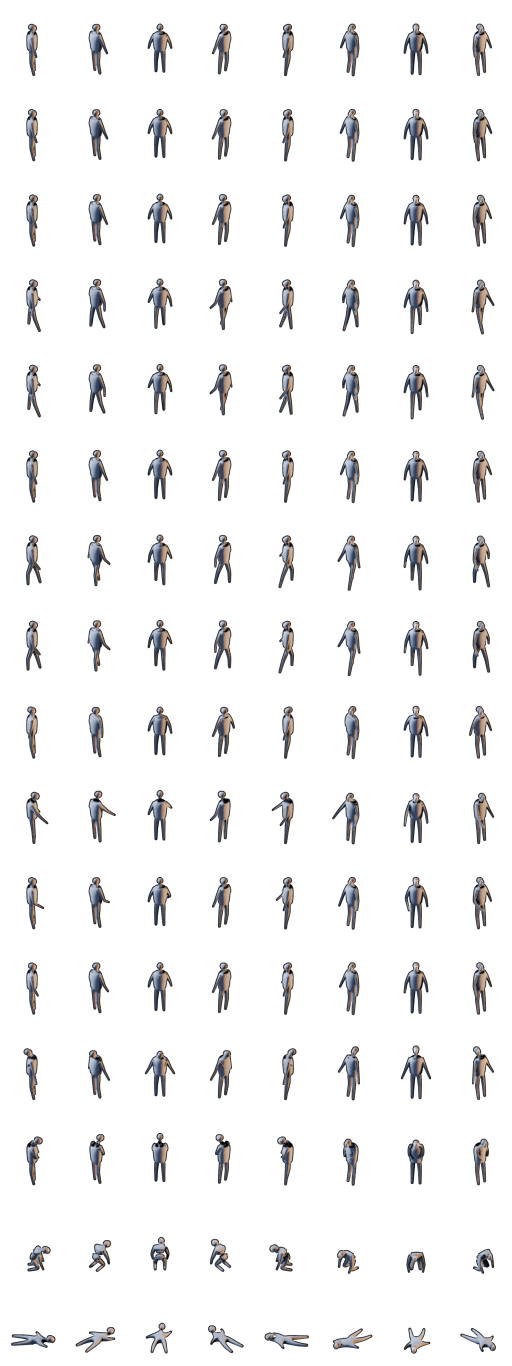
#> input picture assets/visual/atlases/civilian_diffuse.png, 1536 x 4096 px (shown at 1/3 size); its folder holds only this picture in this run
$ python render_visual_contact_sheet.py
#> lines starting #> are read from the running program, lines starting #| are printed output that depends on the picture
#> in contact_sheet, diff is the input picture: shape (4096, 1536, 4); mean R, G, B, A 17, 16.4, 16.8, 22.4
#!/usr/bin/env python3
"""render_visual_contact_sheet.py — human-review evidence from shipped atlases.

For each archetype it writes, under docs/evidence/visual_revamp/:

    {arche}_contact.png   the full 8x16 diffuse grid composited over the game's
                          night palette, so silhouette / direction / pose read
                          can be judged at game tone (not over white).
    {arche}_relight.png   a lighting-response panel: representative cells re-lit
                          from several directions using the baked normal map, to
                          prove the normals drive Godot's dynamic 2D lights
                          correctly (no inverted/flat lobes).

Pure PIL/numpy.  Run:
    python tools/visual/render_visual_contact_sheet.py --archetypes hero
"""
from __future__ import annotations
import argparse
from pathlib import Path

import numpy as np
from PIL import Image, ImageDraw

REPO = Path(__file__).resolve().parents[2]
ATLAS_DIR = REPO / "assets" / "visual" / "atlases"
OUT_DIR = REPO / "docs" / "evidence" / "visual_revamp"

COLS, ROWS = 8, 16
CELL_W, CELL_H = 192, 256
DIR_LABELS = ["E","SE","S","SW","W","NW","N","NE"]
ROW_LABELS = ["idleA","idleB","walk0","walk1","walk2","walk3","walk4","walk5",
              "antic","strike","follow","recover","hit","feed","downed","corpse"]
NIGHT_BG = (14, 16, 24)


def composite_night(rgba: np.ndarray, bg) -> np.ndarray:
#> called with bg = (14, 16, 24)
    a = rgba[..., 3:4].astype(np.float32)/255.0
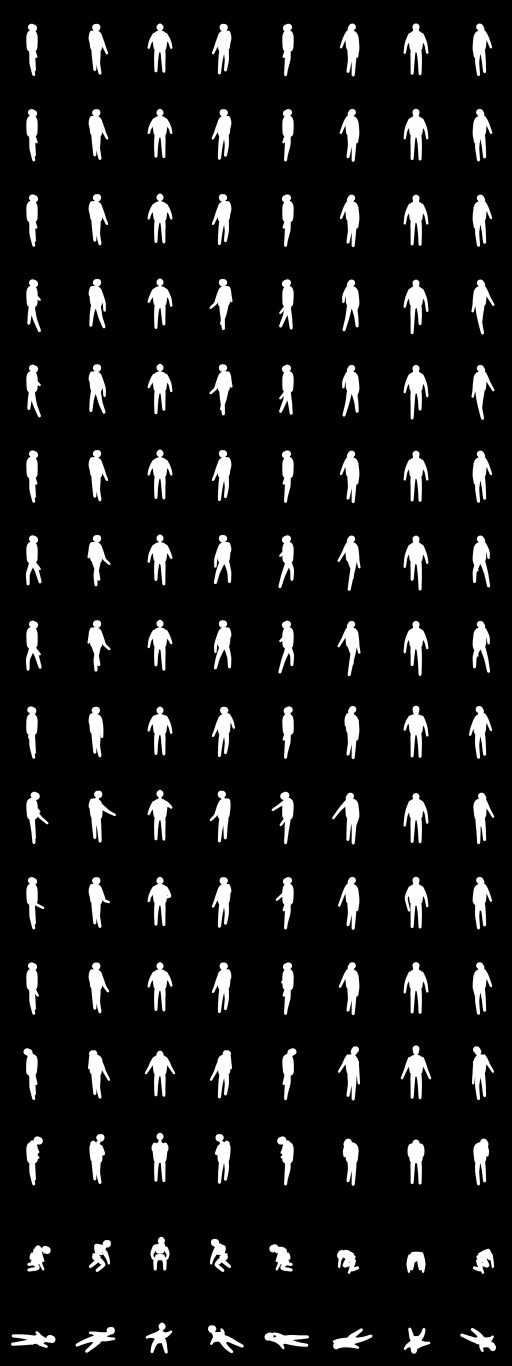
#> a: shape (4096, 1536, 1) float32 (shown at 1/3 size); min 0, max 1, mean 0.088
    rgb = rgba[..., :3].astype(np.float32)
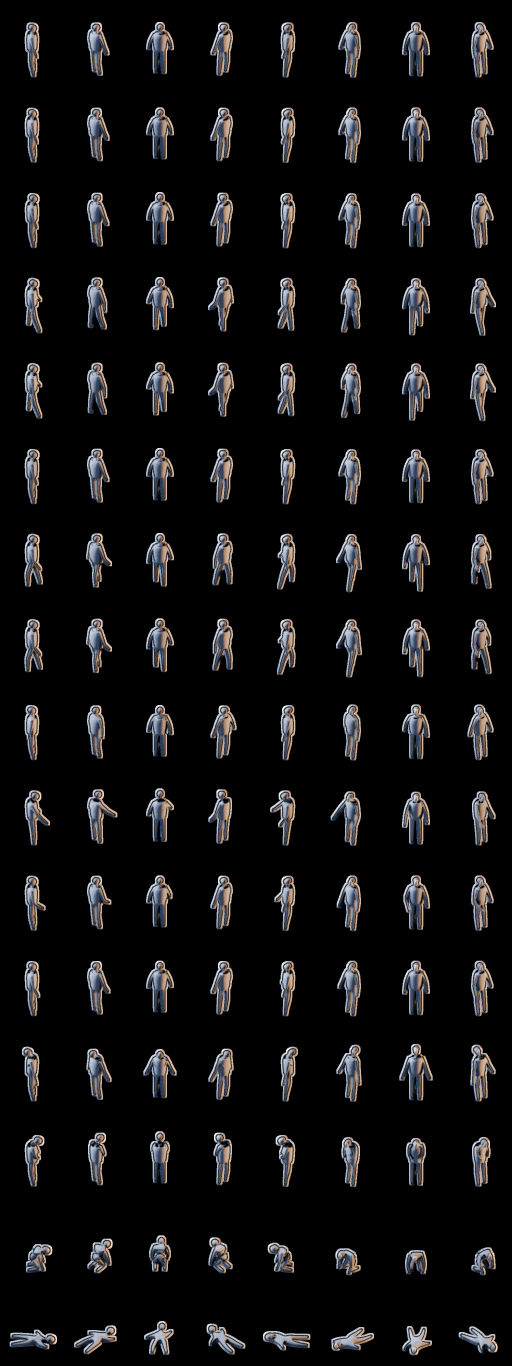
#> rgb: shape (4096, 1536, 3) float32 (shown at 1/3 size); mean R, G, B 16.9, 16.3, 16.7
    out = rgb*a + np.array(bg, np.float32)*(1-a)
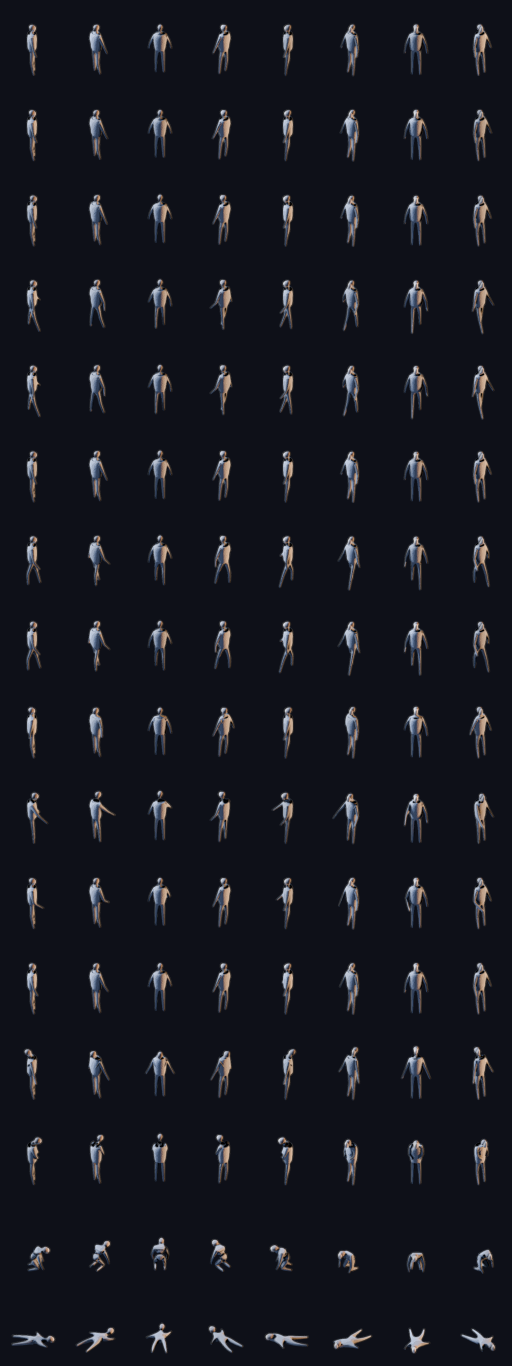
#> out: shape (4096, 1536, 3) float32 (shown at 1/3 size); mean R, G, B 23, 23.2, 33.2
    return np.clip(out, 0, 255).astype(np.uint8)


def contact_sheet(arche: str):
    diff = np.array(Image.open(ATLAS_DIR / f"{arche}_diffuse.png").convert("RGBA"))
    comp = composite_night(diff, NIGHT_BG)
    img = Image.fromarray(comp, "RGB")
    # downscale 2x for a manageable sheet, add a grid + labels
    scale = 0.5
    sw, sh = int(COLS*CELL_W*scale), int(ROWS*CELL_H*scale)
    img = img.resize((sw, sh), Image.LANCZOS)
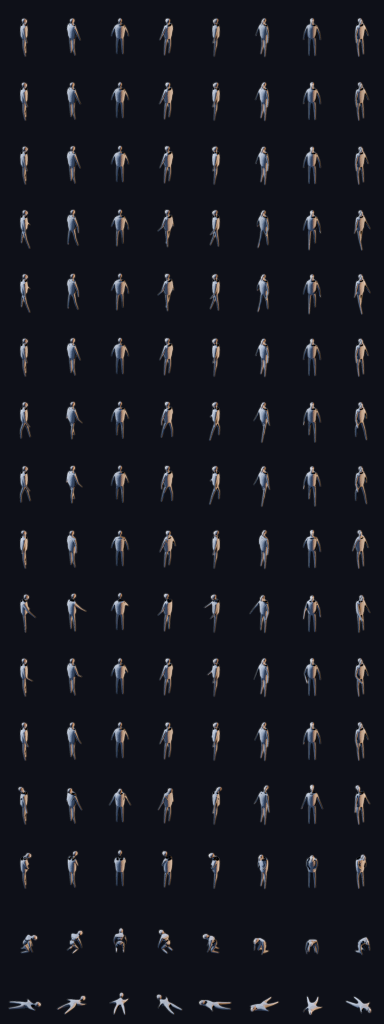
#> img: PIL image 768x2048 RGB (shown at 1/2 size); mean R, G, B 21.6, 23.2, 30.9
    sheet = Image.new("RGB", (sw+60, sh+24), NIGHT_BG)
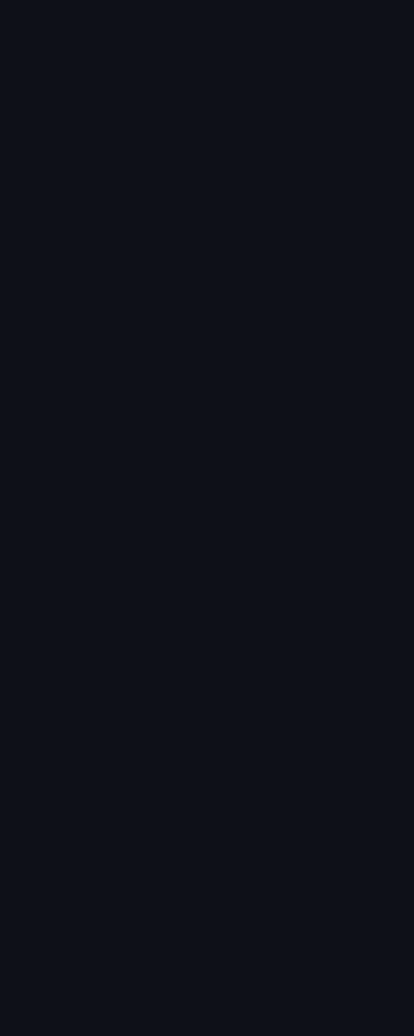
#> sheet: PIL image 828x2072 RGB (shown at 1/2 size); mean R, G, B 14, 16, 24
    sheet.paste(img, (60, 24))
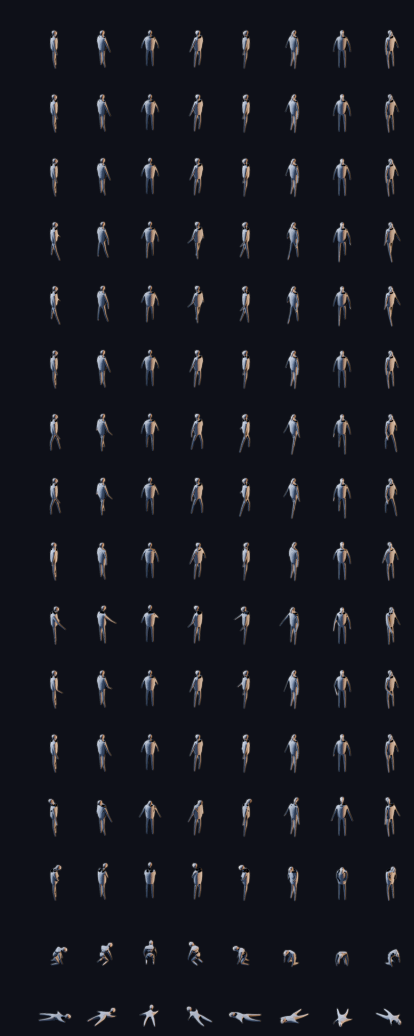
#> sheet: PIL image 828x2072 RGB (shown at 1/2 size); mean R, G, B 21, 22.6, 30.3
    d = ImageDraw.Draw(sheet)
    cwf, chf = CELL_W*scale, CELL_H*scale
    for c, lbl in enumerate(DIR_LABELS):
        d.text((60+int(c*cwf)+cwf*0.5-6, 8), lbl, fill=(190,190,200))
    for r, lbl in enumerate(ROW_LABELS):
        d.text((4, 24+int(r*chf)+chf*0.5-4), lbl, fill=(170,170,185))
        d.line((60, 24+int(r*chf), sw+60, 24+int(r*chf)), fill=(40,44,54))
    OUT_DIR.mkdir(parents=True, exist_ok=True)
    sheet.save(OUT_DIR / f"{arche}_contact.png")
    return sheet.size


def relight(arche: str):
    diff = np.array(Image.open(ATLAS_DIR / f"{arche}_diffuse.png").convert("RGBA"))
    nrm = np.array(Image.open(ATLAS_DIR / f"{arche}_normal.png").convert("RGBA"))
    nh, nw = nrm.shape[0]//ROWS, nrm.shape[1]//COLS

    # representative (row,col) cells
    picks = [(0,2),(4,2),(9,2),(13,2),(14,2)]
    pick_lbls = ["idle","walk","strike","feed","downed"]
    # light directions in screen space (x right, y up, z out)
    lights = [(-0.6,0.4,0.7),(0.0,0.0,1.0),(0.7,0.3,0.6)]
    light_lbls = ["L-key","front","R-rim"]

    pad = 6
    panel_w = len(lights)*(CELL_W+pad)+CELL_W+pad
    panel_h = len(picks)*(CELL_H+pad)+24
    panel = Image.new("RGB", (panel_w+60, panel_h), NIGHT_BG)
    d = ImageDraw.Draw(panel)
    d.text((64, 6), f"{arche}: diffuse | " + " | ".join(light_lbls)+"  (normal-mapped relight)", fill=(200,200,210))

    for pi, ((row, col), plbl) in enumerate(zip(picks, pick_lbls)):
        y0 = 24 + pi*(CELL_H+pad)
        d.text((4, y0+CELL_H//2), plbl, fill=(170,170,185))
        dc = diff[row*CELL_H:(row+1)*CELL_H, col*CELL_W:(col+1)*CELL_W]
        panel.paste(Image.fromarray(composite_night(dc, NIGHT_BG), "RGB"), (60, y0))
        # normal cell upscaled to diffuse cell size
        ncell = nrm[row*nh:(row+1)*nh, col*nw:(col+1)*nw]
        ncell = np.array(Image.fromarray(ncell, "RGBA").resize((CELL_W, CELL_H), Image.BILINEAR))
        N = ncell[..., :3].astype(np.float32)/255.0*2.0-1.0
        Nl = np.linalg.norm(N, axis=2, keepdims=True); Nl[Nl<1e-3]=1.0; N=N/Nl
        alpha = dc[..., 3:4].astype(np.float32)/255.0
        albedo = dc[..., :3].astype(np.float32)
        for li, (L, llbl) in enumerate(zip(lights, light_lbls)):
            Lv = np.array(L, np.float32); Lv/=np.linalg.norm(Lv)
            ndl = np.clip((N*Lv).sum(axis=2, keepdims=True), 0, 1)
            lit = albedo*(0.25+0.95*ndl)
            litc = composite_night(np.dstack([np.clip(lit,0,255), dc[...,3:4]]).astype(np.uint8), NIGHT_BG)
            x0 = 60 + (li+1)*(CELL_W+pad)
            panel.paste(Image.fromarray(litc, "RGB"), (x0, y0))
    OUT_DIR.mkdir(parents=True, exist_ok=True)
    panel.save(OUT_DIR / f"{arche}_relight.png")
    return panel.size


def main():
    ap = argparse.ArgumentParser()
    ap.add_argument("--archetypes", default="")
    args = ap.parse_args()
    if args.archetypes:
        arches = [a.strip() for a in args.archetypes.split(",") if a.strip()]
    else:
        arches = sorted({p.name[:-len("_diffuse.png")] for p in ATLAS_DIR.glob("*_diffuse.png")})
    for a in arches:
        cs = contact_sheet(a)
#> cs = (828, 2072)
        rl = relight(a)
        print(f"[contact] {a}: contact {cs}  relight {rl}")


if __name__ == "__main__":
#> (the run stopped early here; a loop or call above may not have finished)

$ run again, on assets/visual/atlases/rat_diffuse.png
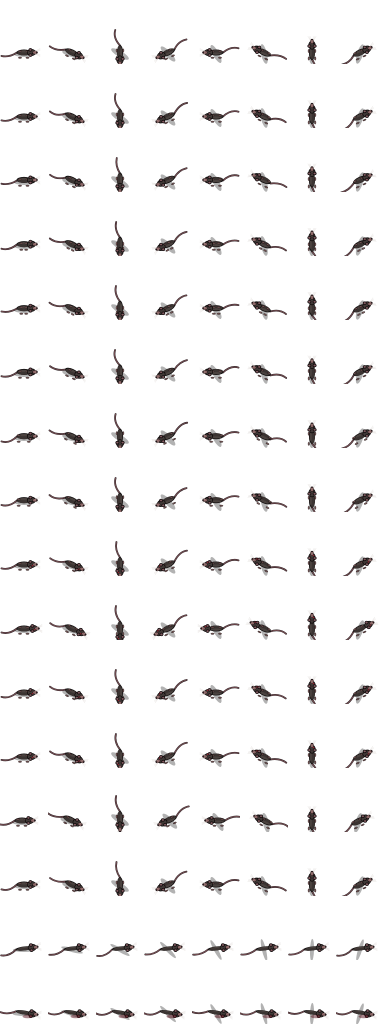
#> input picture assets/visual/atlases/rat_diffuse.png, 768 x 2048 px (shown at 1/2 size)
#> in contact_sheet, diff is the input picture: shape (2048, 768, 4); mean R, G, B, A 4.2, 3.3, 3.3, 13.8
#> in composite_night, `out = rgb*a + np.array(bg, np.float32)*(1-a)`:
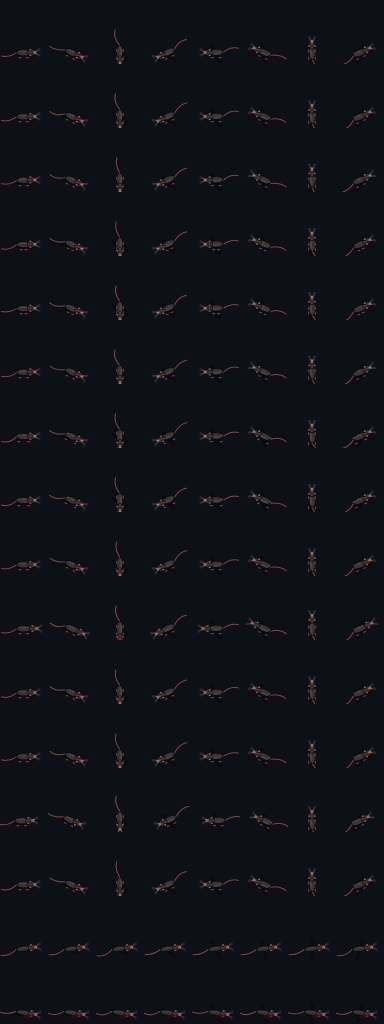
#> out: shape (2048, 768, 3) float32 (shown at 1/2 size); mean R, G, B 16.4, 17.6, 25.1
#> in contact_sheet, `sheet.paste(img, (60, 24))`:
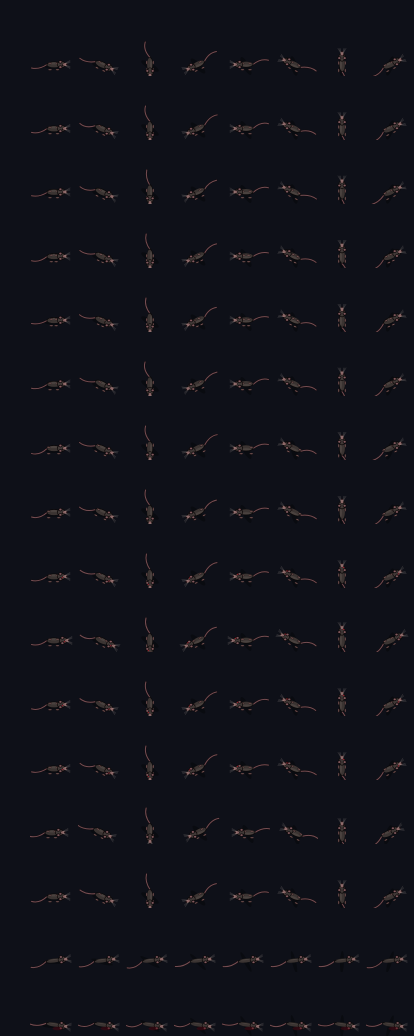
#> sheet: PIL image 828x2072 RGB (shown at 1/2 size); mean R, G, B 16.2, 17.4, 25
